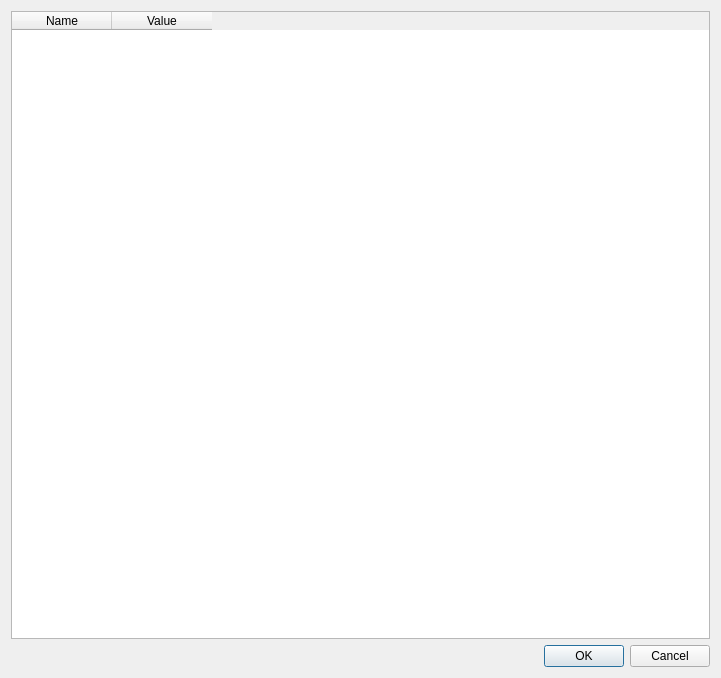
<?xml version="1.0" encoding="UTF-8"?>
<ui version="4.0">
 <class>OptionsDialog</class>
 <widget class="QDialog" name="OptionsDialog">
  <property name="geometry">
   <rect>
    <x>0</x>
    <y>0</y>
    <width>721</width>
    <height>678</height>
   </rect>
  </property>
  <property name="windowTitle">
   <string>Dialog</string>
  </property>
  <layout class="QVBoxLayout" name="verticalLayout">
   <item>
    <widget class="QTableWidget" name="optionsTableWidget">
     <column>
      <property name="text">
       <string>Name</string>
      </property>
     </column>
     <column>
      <property name="text">
       <string>Value</string>
      </property>
     </column>
    </widget>
   </item>
   <item>
    <widget class="QDialogButtonBox" name="buttonBox">
     <property name="orientation">
      <enum>Qt::Horizontal</enum>
     </property>
     <property name="standardButtons">
      <set>QDialogButtonBox::Cancel|QDialogButtonBox::Ok</set>
     </property>
    </widget>
   </item>
  </layout>
 </widget>
 <resources/>
 <connections>
  <connection>
   <sender>buttonBox</sender>
   <signal>accepted()</signal>
   <receiver>OptionsDialog</receiver>
   <slot>accept()</slot>
   <hints>
    <hint type="sourcelabel">
     <x>248</x>
     <y>254</y>
    </hint>
    <hint type="destinationlabel">
     <x>157</x>
     <y>274</y>
    </hint>
   </hints>
  </connection>
  <connection>
   <sender>buttonBox</sender>
   <signal>rejected()</signal>
   <receiver>OptionsDialog</receiver>
   <slot>reject()</slot>
   <hints>
    <hint type="sourcelabel">
     <x>316</x>
     <y>260</y>
    </hint>
    <hint type="destinationlabel">
     <x>286</x>
     <y>274</y>
    </hint>
   </hints>
  </connection>
 </connections>
</ui>
